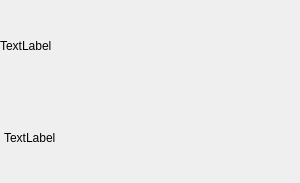
<?xml version="1.0" encoding="UTF-8"?>
<ui version="4.0">
 <class>C_SyvDaItDashboardLabelWidget</class>
 <widget class="QWidget" name="C_SyvDaItDashboardLabelWidget">
  <property name="geometry">
   <rect>
    <x>0</x>
    <y>0</y>
    <width>300</width>
    <height>183</height>
   </rect>
  </property>
  <property name="windowTitle">
   <string>Form</string>
  </property>
  <layout class="QVBoxLayout" name="verticalLayout">
   <property name="spacing">
    <number>0</number>
   </property>
   <property name="leftMargin">
    <number>0</number>
   </property>
   <property name="topMargin">
    <number>0</number>
   </property>
   <property name="rightMargin">
    <number>0</number>
   </property>
   <property name="bottomMargin">
    <number>0</number>
   </property>
   <item>
    <layout class="QGridLayout" name="gridLayout_2">
     <property name="leftMargin">
      <number>0</number>
     </property>
     <property name="spacing">
      <number>0</number>
     </property>
     <item row="0" column="0">
      <widget class="QLabel" name="pc_LabelCaption">
       <property name="styleRole" stdset="0">
        <string>dashboard-label-caption</string>
       </property>
       <property name="sizePolicy">
        <sizepolicy hsizetype="Expanding" vsizetype="Expanding">
         <horstretch>0</horstretch>
         <verstretch>0</verstretch>
        </sizepolicy>
       </property>
       <property name="text">
        <string>TextLabel</string>
       </property>
      </widget>
     </item>
    </layout>
   </item>
   <item>
    <layout class="QHBoxLayout" name="horizontalLayout_2">
     <property name="spacing">
      <number>0</number>
     </property>
     <property name="leftMargin">
      <number>4</number>
     </property>
     <item>
      <widget class="stw::opensyde_gui_elements::C_OgeLabDashboardLabelValue" name="pc_LabelValue">
       <property name="sizePolicy">
        <sizepolicy hsizetype="Expanding" vsizetype="Expanding">
         <horstretch>0</horstretch>
         <verstretch>0</verstretch>
        </sizepolicy>
       </property>
       <property name="text">
        <string>TextLabel</string>
       </property>
      </widget>
     </item>
    </layout>
   </item>
  </layout>
 </widget>
 <customwidgets>
  <customwidget>
   <class>stw::opensyde_gui_elements::C_OgeLabDashboardLabelValue</class>
   <extends>QLabel</extends>
   <header>C_OgeLabDashboardLabelValue.hpp</header>
  </customwidget>
 </customwidgets>
 <resources/>
 <connections/>
</ui>
